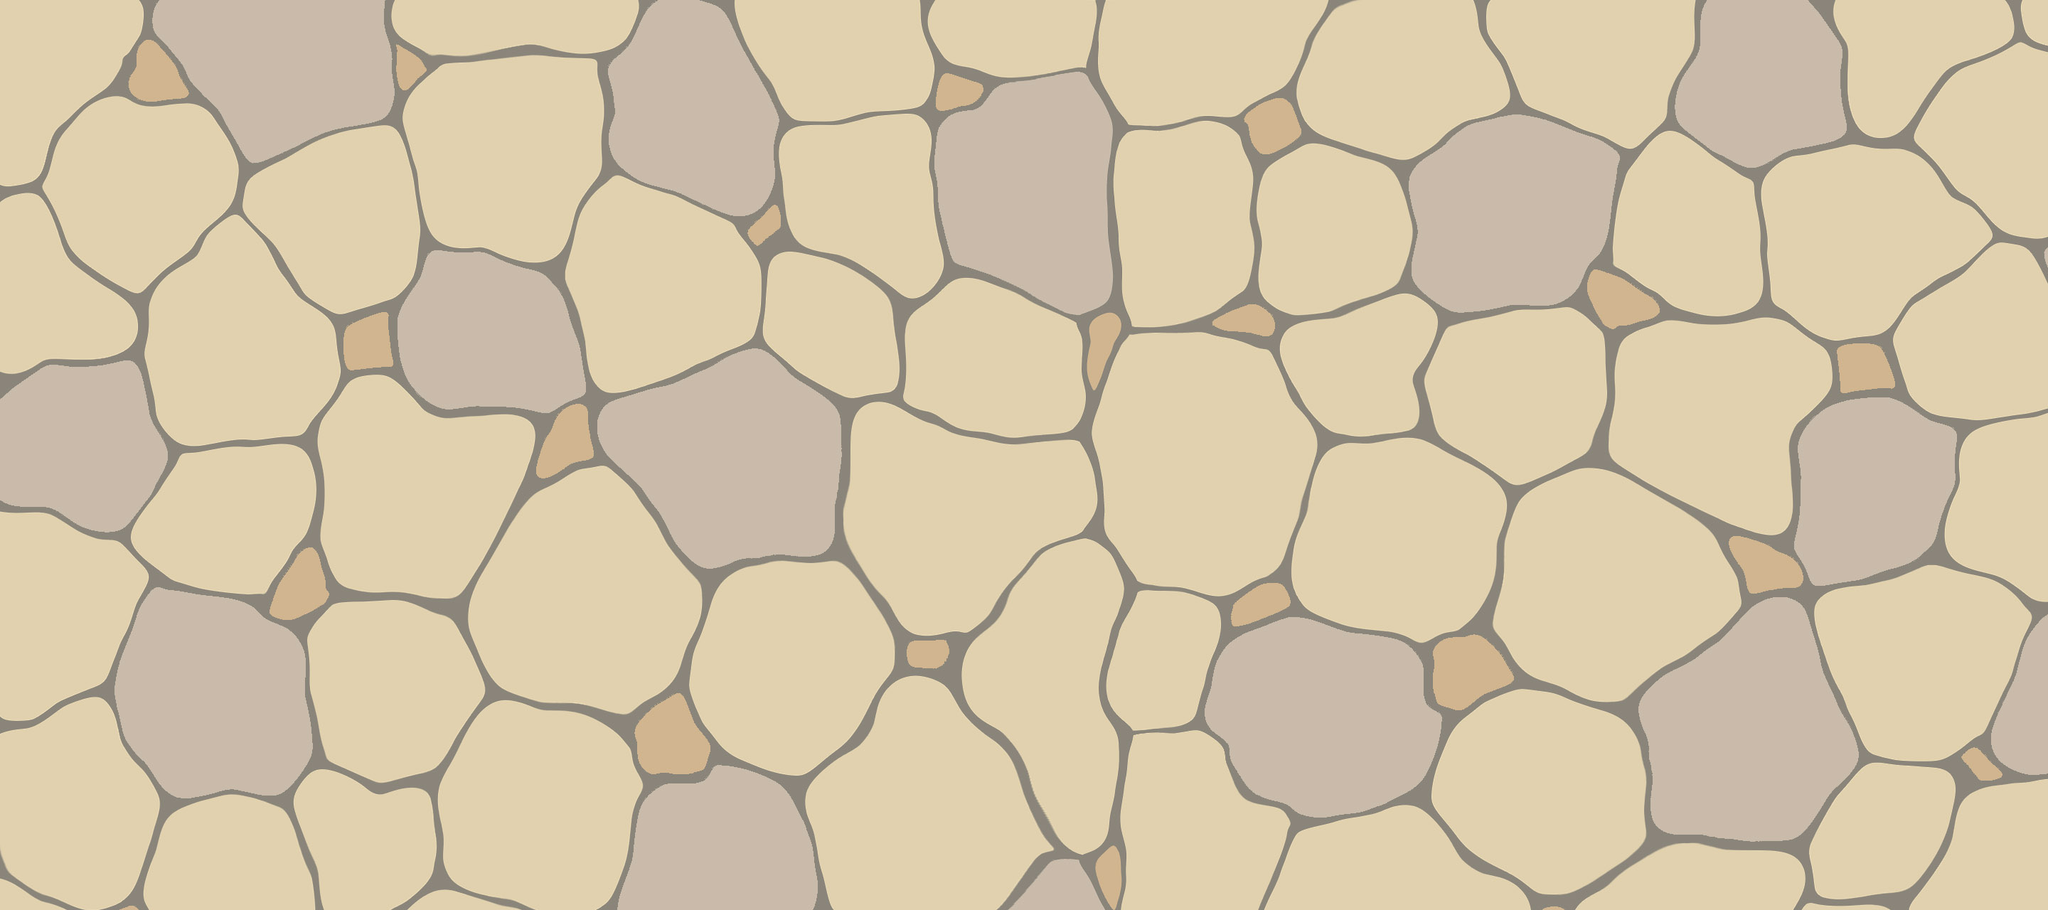

Below is a game level as drawn by its tile map, then a one-line description and the .tmx that defines it (tile-layer data replaced by summaries):
An orthogonal 90x40 tile map with 32x32 px tiles, 1 tile layer (background) and 7 objects (test).

<map version="1.0" orientation="orthogonal" width="90" height="40" tilewidth="32" tileheight="32" backgroundcolor="#00ff00">
 <tileset firstgid="1" name="stonewall" tilewidth="320" tileheight="320">
  <image source="stonewall.jpg" width="3000" height="1500" />
 </tileset>
 <layer name="background" width="90" height="40">
  <data>[3600 cells, 36 non-empty, 36 distinct tile ids]</data>
 </layer>
 <objectgroup name="zi" width="90" height="40">
  <object name="test" x="256" y="384" width="192" height="224" />
  <object x="480" y="544" width="224" height="288" />
  <object x="160" y="832" width="256" height="256" />
  <object x="288" y="32" width="224" height="256" />
  <object x="608" y="128" width="192" height="224" />
  <object x="864" y="64" width="224" height="224" />
  <object x="640" y="1024" width="224" height="224" />
 </objectgroup>
</map>